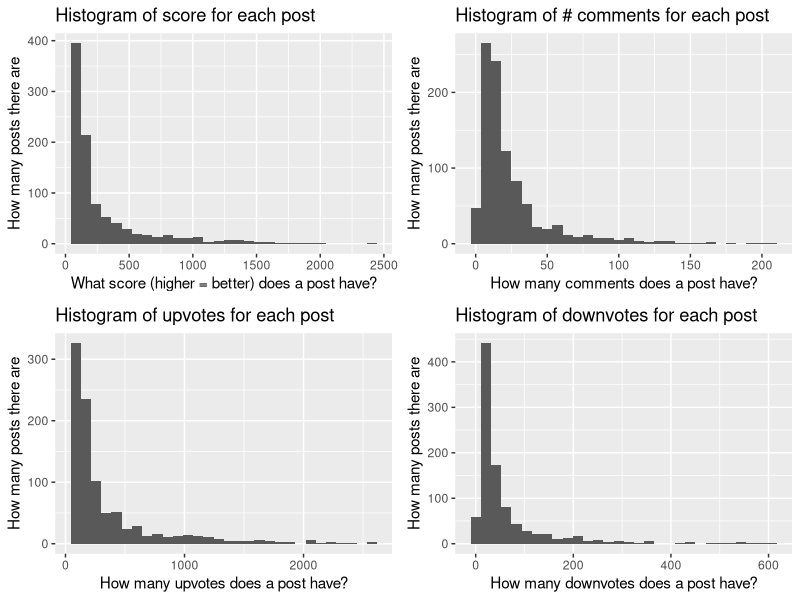

This chart was generated by the following R code: (Note: this script raises an error after producing the figure.)
#########################################################
# Data@Night #2, Princeton Data Science
# Analyze Reddit Shower Thoughts data.
# 
# Coded by echow@princeton.edu for Data@Night #2, 4/24/15.
# 
#########################################################

#########################################################
# Section 0: import packages
# 
#########################################################

set.seed(42)

# If you're new to RStudio, run the below command (commented so
# remove the "#". This installs the packages that you need
# to run various commands.)
# THE COMMAND:
# install.packages(c("ggplot2", "gridExtra", "wordcloud", "tm",
#                    "RColorBrewer", "e1071", "ngram"))

# We import the 3rd-party packages with various tools we need.
# "data.table" : a package 
lapply(c("ggplot2", "gridExtra", "wordcloud", "tm",
         "RColorBrewer", "e1071", "ngram"), require, character.only=T)

#########################################################
# Section 1: read in data, some preprocessing
#
#########################################################

df.raw <- read.csv("./processed_showerthoughts.csv", header=T)
df.raw$created_utc <- as.POSIXct(df.raw$created_utc, 
                                 origin="1970-01-01 00:00.00 UTC")

#########################################################
# Section 2: exploring the numbers
# 
# Possible questions:
# (1) What explains the shape of these graph(s)?
# (2) What explains differences between these graphs(s)?
# (3) What explains the maximums? The minimums? Do these
# graphs have the same mean/median/standard deviation?
# 
# Hit "Zoom" after this plots to get a higher resolution.
# Important note: these are histograms so parts of the
# plots do NOT necessarily refer to the same datapoints.
#########################################################

plt.score <- qplot(df.raw$score) +
  xlab("What score (higher = better) does a post have?") +
  ylab("How many posts there are") +
  ggtitle("Histogram of score for each post")
plt.ups <- qplot(df.raw$ups) +
  xlab("How many upvotes does a post have?") +
  ylab("How many posts there are") +
  ggtitle("Histogram of upvotes for each post")
plt.downs <- qplot(df.raw$downs) +
  xlab("How many downvotes does a post have?") +
  ylab("How many posts there are") +
  ggtitle("Histogram of downvotes for each post")
plt.comments <- qplot(df.raw$num_comments) +
  xlab("How many comments does a post have?") +
  ylab("How many posts there are") +
  ggtitle("Histogram of # comments for each post")

# Below: arrange the grids in a plot and visualize.
# Takes a few seconds, so comment when not using.
grid.arrange(plt.score, plt.comments, plt.ups, plt.downs, ncol=2)

#########################################################
# Section 3: exploring the words
# 
# Exploratory analysis of the most frequent words (TF-IDF)
# with a wordcloud. I recommend comparing this with 
# the original data.
# 
# Possible questions:
# (1) Why are the the most frequent words what they are?
# (2) What words would you expect to be more frequent,
# but aren't?
# (3) Can you tell, by looking at the dataset, what
# are the most frequent topics? And why, do you think?
#########################################################

corpus <- Corpus(VectorSource(df.raw$title))
corpus <- tm_map(corpus, 
  function(x) removeWords(x, stopwords("english")))
corpus.mat <- as.matrix(TermDocumentMatrix(corpus, 
  control=list(weighting=weightTfIdf)))
v <- sort(rowSums(corpus.mat), decreasing=TRUE)
df.wordfreqs <- data.frame(word=names(v), freq=v)
df.wordfreqs <- df.wordfreqs[1:300,] # truncate
pal <- brewer.pal(8, "PuBuGn")[-(1:2)]
# plot takes a while to load, so keep it commented when don't need it
# Note minimum word frequency is 2. What happens if you change it?
wordcloud(df.wordfreqs$word,df.wordfreqs$freq, 
  scale=c(3,.3), min.freq=2,
  max.words=Inf, random.order=F, rot.per=.15, colors=pal)

#########################################################
# Section 4: some machine learning, and a contest
# 
# Machine learning to predict scores based on the
# shower thought.
#########################################################

# Data needs to be in the right shape.
# You want the matrix of the data to be (n, m) where
# n is the number of observations, and m is the number of 
# different predictor - in our case, each unique word.
# The matrix of the labels is (n, 1). 
# So you predict y as a function of the m variables in x.
x <- t(corpus.mat)
y <- df.raw$score

# Set up train, test sets for x and y.
# Train/test ratio is 80%/20%.
train.ixs <- sample(1:nrow(x), 
  ceiling(nrow(x)*4/5), replace=FALSE)
x.train <- x[train.ixs,]
y.train <- y[train.ixs]
x.test <- x[-train.ixs,]
y.test <- y[-train.ixs]

# Function to calculate Mean Absolute Percentage Error (MAPE).
mape <- function(actual, predicted) {
  return(sum(abs((actual - predicted) / actual)) 
    / length(actual))
}

###### CONTEST HERE
# Fit a Support Vector Machine. Some example parameters given.
# You can specify your model parameters here. See:
# http://www.inside-r.org/node/57517
svm.model <- svm(x, y, # <-- don't change the data!
                ## ADD/CHANGE YOUR PARAMETERS HERE
                 kernel="linear",
                 cost=0.5,
                 epsilon=0.2)

# Calculate the training and test predictive accuracy.
# Just by experimenting with your SVM parameters above 
# (which includes cross-validation), how high accuracy can you 
# get on the testing set?
train.preds <- predict(svm.model, x.train)
test.preds <- predict(svm.model, x.test)
print(sprintf("Training accurracy (by MAPE): %.3f", 
  1 - mape(train.preds, y.train)))
print(sprintf("Testing accuracy (by MAPE): %.3f", 
  1 - mape(test.preds, y.test)))

#########################################################
# Section 5: some extra fun with text generation
# 
# EXTRA FUN: generate new random "shower thoughts"!
# First, we concatenate all the shower thoughts into 
# one giant text string. Then we use the "ngram" package
# to randomly generate new shower thoughts!
#########################################################

# requires "ngram" package imported

# all.text <- paste(df.raw$title, collapse=' ')
# ngram.model <- ngram(all.text, n=4)
# shower.thought.length <- 20
# print(sprintf("Just had a shower thought: %s.", 
#   babble(ngram.model, shower.thought.length)))
